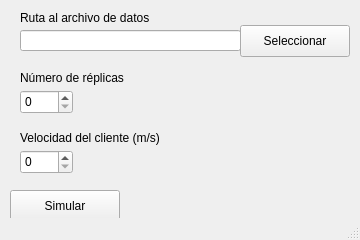
<?xml version="1.0" encoding="UTF-8"?>
<ui version="4.0">
 <class>MainWindow</class>
 <widget class="QMainWindow" name="MainWindow">
  <property name="geometry">
   <rect>
    <x>0</x>
    <y>0</y>
    <width>360</width>
    <height>240</height>
   </rect>
  </property>
  <property name="sizePolicy">
   <sizepolicy hsizetype="Preferred" vsizetype="Preferred">
    <horstretch>0</horstretch>
    <verstretch>0</verstretch>
   </sizepolicy>
  </property>
  <property name="minimumSize">
   <size>
    <width>360</width>
    <height>240</height>
   </size>
  </property>
  <property name="maximumSize">
   <size>
    <width>360</width>
    <height>240</height>
   </size>
  </property>
  <property name="windowTitle">
   <string>Simulación</string>
  </property>
  <property name="tabShape">
   <enum>QTabWidget::Rounded</enum>
  </property>
  <widget class="QWidget" name="centralwidget">
   <widget class="QLabel" name="label">
    <property name="geometry">
     <rect>
      <x>20</x>
      <y>10</y>
      <width>321</width>
      <height>16</height>
     </rect>
    </property>
    <property name="text">
     <string>Ruta al archivo de datos</string>
    </property>
   </widget>
   <widget class="QLineEdit" name="line_edit_file_path">
    <property name="geometry">
     <rect>
      <x>20</x>
      <y>30</y>
      <width>221</width>
      <height>21</height>
     </rect>
    </property>
    <property name="readOnly">
     <bool>true</bool>
    </property>
   </widget>
   <widget class="QPushButton" name="push_button_file_path">
    <property name="geometry">
     <rect>
      <x>240</x>
      <y>25</y>
      <width>110</width>
      <height>32</height>
     </rect>
    </property>
    <property name="text">
     <string>Seleccionar</string>
    </property>
   </widget>
   <widget class="QLabel" name="label_2">
    <property name="geometry">
     <rect>
      <x>20</x>
      <y>70</y>
      <width>221</width>
      <height>16</height>
     </rect>
    </property>
    <property name="text">
     <string>Número de réplicas</string>
    </property>
   </widget>
   <widget class="QSpinBox" name="spin_box_n_times">
    <property name="geometry">
     <rect>
      <x>20</x>
      <y>90</y>
      <width>53</width>
      <height>24</height>
     </rect>
    </property>
    <property name="maximum">
     <number>100</number>
    </property>
   </widget>
   <widget class="QLabel" name="label_3">
    <property name="geometry">
     <rect>
      <x>20</x>
      <y>130</y>
      <width>221</width>
      <height>16</height>
     </rect>
    </property>
    <property name="text">
     <string>Velocidad del cliente (m/s)</string>
    </property>
   </widget>
   <widget class="QSpinBox" name="spin_box_speed">
    <property name="geometry">
     <rect>
      <x>20</x>
      <y>150</y>
      <width>53</width>
      <height>24</height>
     </rect>
    </property>
   </widget>
   <widget class="QPushButton" name="push_button_simulate">
    <property name="geometry">
     <rect>
      <x>10</x>
      <y>190</y>
      <width>110</width>
      <height>32</height>
     </rect>
    </property>
    <property name="text">
     <string>Simular</string>
    </property>
   </widget>
  </widget>
  <widget class="QStatusBar" name="statusbar"/>
 </widget>
 <resources/>
 <connections/>
</ui>
